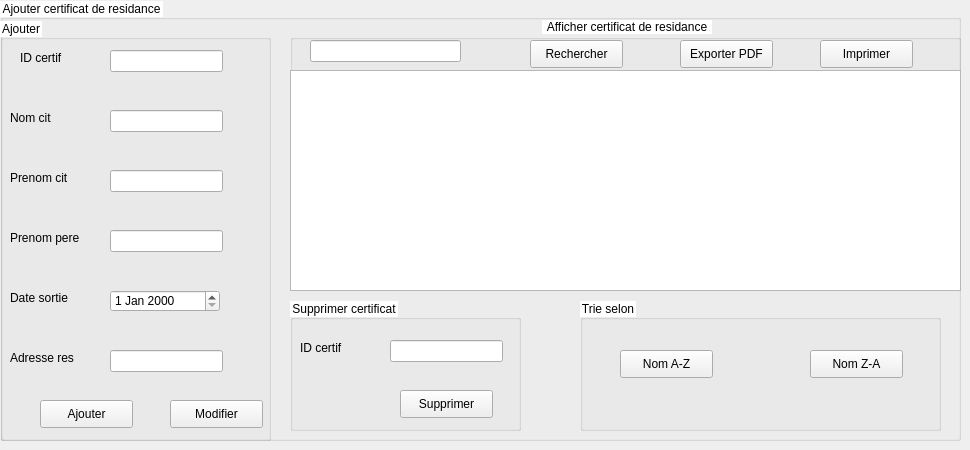
        <widget class="QWidget" name="tab_7">
         <attribute name="title">
          <string>Certif</string>
         </attribute>
         <widget class="QGroupBox" name="groupBox_12">
          <property name="geometry">
           <rect>
            <x>0</x>
            <y>0</y>
            <width>961</width>
            <height>441</height>
           </rect>
          </property>
          <property name="styleSheet">
           <string notr="true">QTextEdit
{
    background-color: white;
}
 QGroupBox::title {
   
     background-color: white;
 }</string>
          </property>
          <property name="title">
           <string>Ajouter certificat de residance</string>
          </property>
          <widget class="QGroupBox" name="groupBox_13">
           <property name="geometry">
            <rect>
             <x>0</x>
             <y>20</y>
             <width>271</width>
             <height>421</height>
            </rect>
           </property>
           <property name="styleSheet">
            <string notr="true">QTextEdit
{
    background-color: white;
}
 QGroupBox::title {
   
     background-color: white;
 }</string>
           </property>
           <property name="title">
            <string>Ajouter</string>
           </property>
           <widget class="QLineEdit" name="idcer">
            <property name="geometry">
             <rect>
              <x>110</x>
              <y>30</y>
              <width>113</width>
              <height>22</height>
             </rect>
            </property>
           </widget>
           <widget class="QLineEdit" name="nomcit">
            <property name="geometry">
             <rect>
              <x>110</x>
              <y>90</y>
              <width>113</width>
              <height>22</height>
             </rect>
            </property>
           </widget>
           <widget class="QLineEdit" name="prencit">
            <property name="geometry">
             <rect>
              <x>110</x>
              <y>150</y>
              <width>113</width>
              <height>22</height>
             </rect>
            </property>
           </widget>
           <widget class="QLineEdit" name="prenp">
            <property name="geometry">
             <rect>
              <x>110</x>
              <y>210</y>
              <width>113</width>
              <height>22</height>
             </rect>
            </property>
           </widget>
           <widget class="QDateEdit" name="datesort">
            <property name="geometry">
             <rect>
              <x>110</x>
              <y>270</y>
              <width>110</width>
              <height>22</height>
             </rect>
            </property>
           </widget>
           <widget class="QLineEdit" name="adrres">
            <property name="geometry">
             <rect>
              <x>110</x>
              <y>330</y>
              <width>113</width>
              <height>22</height>
             </rect>
            </property>
           </widget>
           <widget class="QPushButton" name="pushButton_21">
            <property name="geometry">
             <rect>
              <x>40</x>
              <y>380</y>
              <width>93</width>
              <height>28</height>
             </rect>
            </property>
            <property name="text">
             <string>Ajouter</string>
            </property>
           </widget>
           <widget class="QPushButton" name="pushButton_22">
            <property name="geometry">
             <rect>
              <x>170</x>
              <y>380</y>
              <width>93</width>
              <height>28</height>
             </rect>
            </property>
            <property name="text">
             <string>Modifier</string>
            </property>
           </widget>
           <widget class="QLabel" name="label_39">
            <property name="geometry">
             <rect>
              <x>20</x>
              <y>30</y>
              <width>55</width>
              <height>16</height>
             </rect>
            </property>
            <property name="text">
             <string>ID certif</string>
            </property>
           </widget>
           <widget class="QLabel" name="label_41">
            <property name="geometry">
             <rect>
              <x>10</x>
              <y>150</y>
              <width>91</width>
              <height>16</height>
             </rect>
            </property>
            <property name="text">
             <string>Prenom cit</string>
            </property>
           </widget>
           <widget class="QLabel" name="label_42">
            <property name="geometry">
             <rect>
              <x>10</x>
              <y>210</y>
              <width>91</width>
              <height>16</height>
             </rect>
            </property>
            <property name="text">
             <string>Prenom pere</string>
            </property>
           </widget>
           <widget class="QLabel" name="label_43">
            <property name="geometry">
             <rect>
              <x>10</x>
              <y>270</y>
              <width>91</width>
              <height>16</height>
             </rect>
            </property>
            <property name="text">
             <string>Date sortie</string>
            </property>
           </widget>
           <widget class="QLabel" name="label_44">
            <property name="geometry">
             <rect>
              <x>10</x>
              <y>330</y>
              <width>91</width>
              <height>16</height>
             </rect>
            </property>
            <property name="text">
             <string>Adresse res</string>
            </property>
           </widget>
           <widget class="QLabel" name="label_40">
            <property name="geometry">
             <rect>
              <x>10</x>
              <y>90</y>
              <width>61</width>
              <height>16</height>
             </rect>
            </property>
            <property name="text">
             <string>Nom cit</string>
            </property>
           </widget>
          </widget>
          <widget class="QGroupBox" name="groupBox_14">
           <property name="geometry">
            <rect>
             <x>290</x>
             <y>20</y>
             <width>671</width>
             <height>271</height>
            </rect>
           </property>
           <property name="styleSheet">
            <string notr="true">
 
 QGroupBox::title {
     subcontrol-origin: margin;
     subcontrol-position: top center; /* position at the top center */
     padding: 0 3px;
     background-color:white;
 }</string>
           </property>
           <property name="title">
            <string>Afficher certificat de residance</string>
           </property>
           <widget class="QLineEdit" name="rech_3">
            <property name="geometry">
             <rect>
              <x>20</x>
              <y>20</y>
              <width>151</width>
              <height>22</height>
             </rect>
            </property>
           </widget>
           <widget class="QPushButton" name="pushButton_23">
            <property name="geometry">
             <rect>
              <x>240</x>
              <y>20</y>
              <width>93</width>
              <height>28</height>
             </rect>
            </property>
            <property name="text">
             <string>Rechercher</string>
            </property>
           </widget>
           <widget class="QPushButton" name="pushButton_24">
            <property name="geometry">
             <rect>
              <x>390</x>
              <y>20</y>
              <width>93</width>
              <height>28</height>
             </rect>
            </property>
            <property name="text">
             <string>Exporter PDF</string>
            </property>
           </widget>
           <widget class="QPushButton" name="pushButton_29">
            <property name="geometry">
             <rect>
              <x>530</x>
              <y>20</y>
              <width>93</width>
              <height>28</height>
             </rect>
            </property>
            <property name="text">
             <string>Imprimer</string>
            </property>
           </widget>
           <widget class="QTableView" name="tableView_4">
            <property name="geometry">
             <rect>
              <x>0</x>
              <y>50</y>
              <width>671</width>
              <height>221</height>
             </rect>
            </property>
           </widget>
          </widget>
          <widget class="QGroupBox" name="groupBox_15">
           <property name="geometry">
            <rect>
             <x>290</x>
             <y>300</y>
             <width>231</width>
             <height>131</height>
            </rect>
           </property>
           <property name="styleSheet">
            <string notr="true">QTextEdit
{
    background-color: white;
}
 QGroupBox::title {
   
     background-color: white;
 }</string>
           </property>
           <property name="title">
            <string>Supprimer certificat</string>
           </property>
           <widget class="QLineEdit" name="deletecer">
            <property name="geometry">
             <rect>
              <x>100</x>
              <y>40</y>
              <width>113</width>
              <height>22</height>
             </rect>
            </property>
           </widget>
           <widget class="QLabel" name="label_45">
            <property name="geometry">
             <rect>
              <x>10</x>
              <y>40</y>
              <width>55</width>
              <height>16</height>
             </rect>
            </property>
            <property name="text">
             <string>ID certif</string>
            </property>
           </widget>
           <widget class="QPushButton" name="pushButton_30">
            <property name="geometry">
             <rect>
              <x>110</x>
              <y>90</y>
              <width>93</width>
              <height>28</height>
             </rect>
            </property>
            <property name="text">
             <string>Supprimer</string>
            </property>
           </widget>
          </widget>
          <widget class="QGroupBox" name="groupBox_16">
           <property name="geometry">
            <rect>
             <x>580</x>
             <y>300</y>
             <width>361</width>
             <height>131</height>
            </rect>
           </property>
           <property name="title">
            <string>Trie selon</string>
           </property>
           <widget class="QPushButton" name="pushButton_31">
            <property name="geometry">
             <rect>
              <x>40</x>
              <y>50</y>
              <width>93</width>
              <height>28</height>
             </rect>
            </property>
            <property name="text">
             <string>Nom A-Z</string>
            </property>
           </widget>
           <widget class="QPushButton" name="pushButton_33">
            <property name="geometry">
             <rect>
              <x>230</x>
              <y>50</y>
              <width>93</width>
              <height>28</height>
             </rect>
            </property>
            <property name="text">
             <string>Nom Z-A</string>
            </property>
           </widget>
          </widget>
         </widget>
        </widget>
